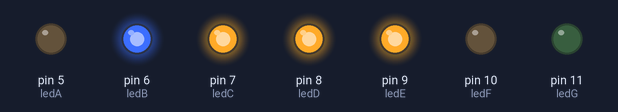
This sketch was run on a simulated Arduino Uno, built with avr-gcc and run on an emulated ATmega328P. On the bench: output pins drawn as LEDs (lit = HIGH).

Above: at 0.5 s.
At 1.5 s:
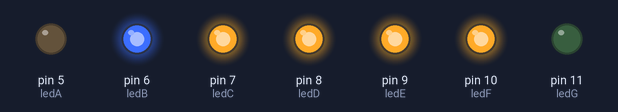
At 2.5 s:
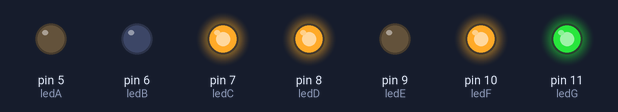
At 3.5 s:
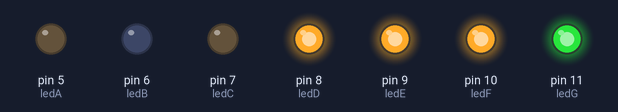
At 4.5 s:
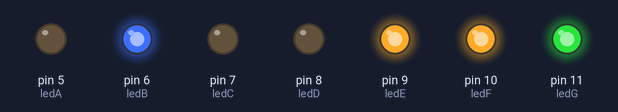
Timing chart, 0 to 6.5 s (numbered marks = the images above):
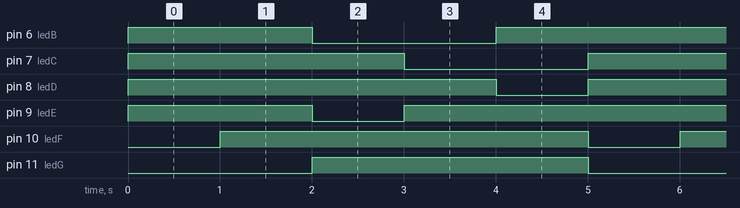

The sketch:

NOM.ino
```cpp
/**********************************************************************************
**                                                                               **
**                              NOM                                              **
**                                                                               **
**                                                                               **
**********************************************************************************/

//********** Includes *************************************************************

//********** Variables ************************************************************
const int ledA = 5;          // donar nom al pin 5 de l’Arduino
const int ledB = 6;          // donar nom al pin 6 de l’Arduino
const int ledC = 7;          // donar nom al pin 7 de l’Arduino
const int ledD = 8;          // donar nom al pin 8 de l’Arduino
const int ledE = 9;          // donar nom al pin 9 de l’Arduino
const int ledF = 10;         // donar nom al pin 10 de l’Arduino
const int ledG = 11;         // donar nom al pin 11 de l’Arduino
const int ledH = 12;         // donar nom al pin 12 de l’Arduino
unsigned long temps1=1000;                             //zona temporal 1


//********** Setup ****************************************************************

  void setup() {
  Serial.begin(9600);                               //definir velocitat

  pinMode(ledA, OUTPUT);     // definir el pin 5 com una sortida
  pinMode(ledB, OUTPUT);     // definir el pin 6 com una sortida
  pinMode(ledC, OUTPUT);     // definir el pin 7 com una sortida
  pinMode(ledD, OUTPUT);     // definir el pin 8 com una sortida
  pinMode(ledE, OUTPUT);     // definir el pin 9 com una sortida
  pinMode(ledF, OUTPUT);     // definir el pin 10 com una sortida
  pinMode(ledG, OUTPUT);     // definir el pin 11 com una sortida

}

//********** Loop *****************************************************************
void loop()
{
  digitalWrite(ledA, LOW);
  digitalWrite(ledB, HIGH);
  digitalWrite(ledC, HIGH);
  digitalWrite(ledD, HIGH);
  digitalWrite(ledE, HIGH);
  digitalWrite(ledF, LOW);
  digitalWrite(ledG, LOW);

  delay (temps1);

  digitalWrite(ledA, LOW);
  digitalWrite(ledB, HIGH);
  digitalWrite(ledC, HIGH);
  digitalWrite(ledD, HIGH);
  digitalWrite(ledE, HIGH);
  digitalWrite(ledF, HIGH);
  digitalWrite(ledG, LOW);

  delay (temps1);

  digitalWrite(ledA, LOW);
  digitalWrite(ledB, LOW);
  digitalWrite(ledC, HIGH);
  digitalWrite(ledD, HIGH);
  digitalWrite(ledE, LOW);
  digitalWrite(ledF, HIGH);
  digitalWrite(ledG, HIGH);

  delay (temps1);

  digitalWrite(ledA, LOW);
  digitalWrite(ledB, LOW);
  digitalWrite(ledC, LOW);
  digitalWrite(ledD, HIGH);
  digitalWrite(ledE, HIGH);
  digitalWrite(ledF, HIGH);
  digitalWrite(ledG, HIGH);

  delay (temps1);

  digitalWrite(ledA, LOW);
  digitalWrite(ledB, HIGH);
  digitalWrite(ledC, LOW);
  digitalWrite(ledD, LOW);
  digitalWrite(ledE, HIGH);
  digitalWrite(ledF, HIGH);
  digitalWrite(ledG, HIGH);

  delay (temps1);


}
```

Measured:
- by itself, pin 6 (ledB): repeats every 5.0 s: LOW 2.0 s, HIGH 3.0 s
- by itself, pin 7 (ledC), pin 11 (ledG): alternates HIGH for 3.0 s and LOW for 2.0 s
- by itself, pin 8 (ledD), pin 10 (ledF): alternates HIGH for 4.0 s and LOW for 1.0 s
- by itself, pin 9 (ledE): repeats every 5.0 s: LOW 1.0 s, HIGH 4.0 s
